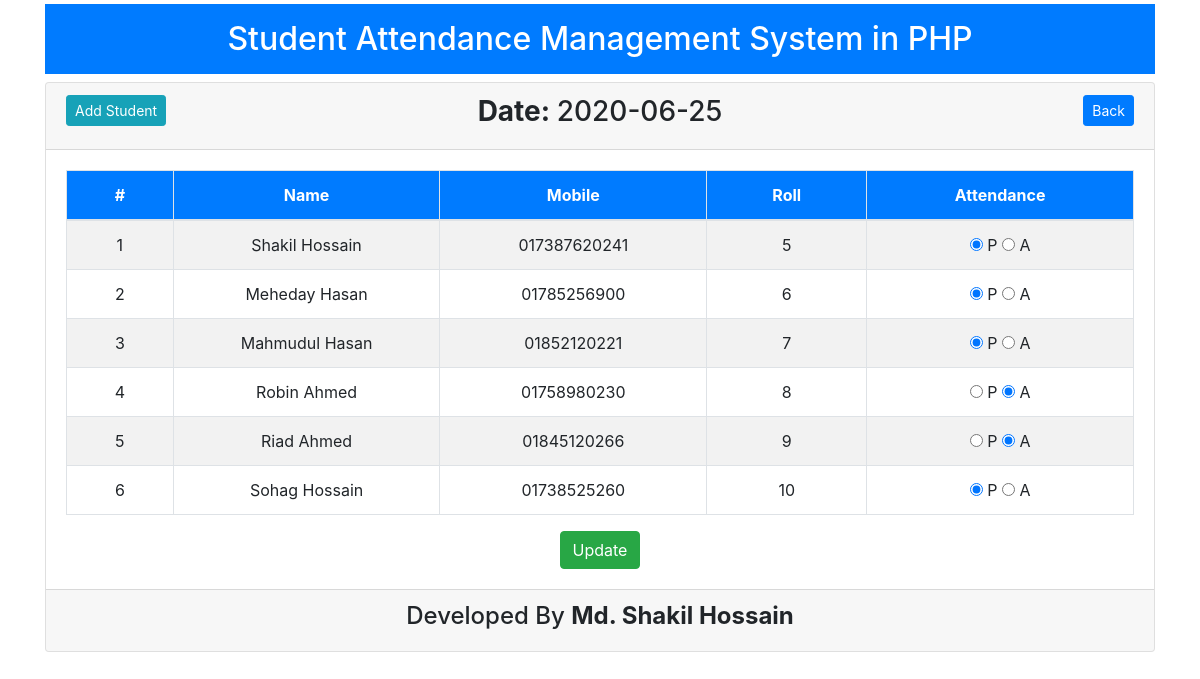
Screenshot of /view-attendance-details.php?date=2020-06-25 with the database file from the repository.
### tables this page shows
CREATE TABLE `tbl_student` (
  `id` int(11) NOT NULL,
  `name` varchar(50) NOT NULL,
  `mobile` varchar(20) NOT NULL,
  `roll` int(11) NOT NULL
);

CREATE TABLE `tbl_attendance` (
  `id` int(11) NOT NULL,
  `roll` int(11) NOT NULL,
  `attend` varchar(50) NOT NULL,
  `attend_time` date NOT NULL
);

### lib/Database.php (called while the page is built, shortened)
<?php
    class Database {
        public $host = DB_HOST;
        public $user = DB_USER;
        public $pass = DB_PASS;
        public $dbName = DB_NAME;
        public $link;
        private function connectDB(){
            $this->link = new mysqli($this->host, $this->user, $this->pass, $this->dbName);
        }
        public function select($query){
            $result = $this->link->query($query) or die($this->link->error.__LINE__);
            if($result->num_rows > 0){
                return $result;
            } else {
                return false;
            }
        }
    }
?>

### lib/Student.php (called while the page is built, shortened)
<?php
	include 'Database.php';
	class Student {
		private $db;
		public function __construct(){
			$this->db = new Database();
		}
		public function getAllData($date){
			$query = "SELECT tbl_student.name, tbl_student.mobile, tbl_attendance.* FROM tbl_student INNER JOIN tbl_attendance ON tbl_student.roll = tbl_attendance.roll WHERE attend_time = '$date' ORDER By roll ASC";
			$result = $this->db->select($query);
			return $result;
		}
	}
 ?>

### view-attendance-details.php (the view, shortened to what this page needs)
<?php
	include 'inc/header.php';
	include 'lib/Student.php';
	$stu = new Student();
?>
<?php
	if (isset($_GET['date']) && !empty($_GET['date'])) {
		$date = $_GET['date'];
	}
 ?>
<div class="card">
	<div class="card-header">
		<div class="row">
			<div class="col-sm-4">
				<div class="text-left">
					<a href="add-student.php" class="btn btn-info btn-sm">Add Student</a>
				</div>
			</div>
			<div class="col-sm-4">
				<div class="text-center">
					<h3><strong>Date:&nbsp;</strong><?php echo $date; ?></h3>
				</div>
			</div>
			<div class="col-sm-4">
				<div class="text-right">
					<a href="view-attendance.php" class="btn btn-primary btn-sm">Back</a>
				</div>
			</div>
		</div>
	</div>
	<div class="card-body">
		<form action="" method="post">
			<table class="table table-striped table-bordered">
				<thead>
					<tr class="bg-primary text-white text-center">
						<th width="10%">#</th>
						<th width="25%">Name</th>
						<th width="25%">Mobile</th>
						<th width="15%">Roll</th>
						<th width="25%">Attendance</th>
					</tr>
				</thead>
				<tbody>
					<?php
						$allData = $stu->getAllData($date);
						if (!empty($allData)) {
							$i = 1;
							while ($data = $allData->fetch_assoc()) {
					?>
						<tr class="text-center">
							<td><?php echo $i++; ?></td>
							<td><?php echo $data['name']; ?></td>
							<td><?php echo $data['mobile']; ?></td>
							<td><?php echo $data['roll']; ?></td>
							<td>
								<input type="radio" required name="attend[<?php echo $data['roll']; ?>]" value="present" <?php echo ($data['attend'] == 'present') ? 'checked' : ''; ?>>&nbsp;P
								<input type="radio" required name="attend[<?php echo $data['roll']; ?>]" value="absent" <?php echo ($data['attend'] == 'absent') ? 'checked' : ''; ?>>&nbsp;A
							</td>
						</tr>
					<?php } } ?>
				</tbody>
			</table>
			    <div class="col-12">
			        <input type="submit" class="btn btn-success mx-auto d-block" name="update" value="Update">
			    </div>
		</form>
	</div>
<?php include 'inc/footer.php'; ?>

### rows the page displays
tbl_student: name "Shakil Hossain", mobile "017387620241", tbl_attendance.roll "5"
tbl_attendance: attend "☑"
tbl_student: name "Meheday Hasan", mobile "01785256900", tbl_attendance.roll "6"
tbl_attendance: attend "☑"
tbl_student: name "Mahmudul Hasan", mobile "01852120221", tbl_attendance.roll "7"
tbl_attendance: attend "☑"
tbl_student: name "Robin Ahmed", mobile "01758980230", tbl_attendance.roll "8"
tbl_attendance: attend "☑"
tbl_student: name "Riad Ahmed", mobile "01845120266", tbl_attendance.roll "9"
tbl_attendance: attend "☑"
tbl_student: name "Sohag Hossain", mobile "01738525260", tbl_attendance.roll "10"
tbl_attendance: attend "☑"

### other values shown
$date "2020-06-25"
